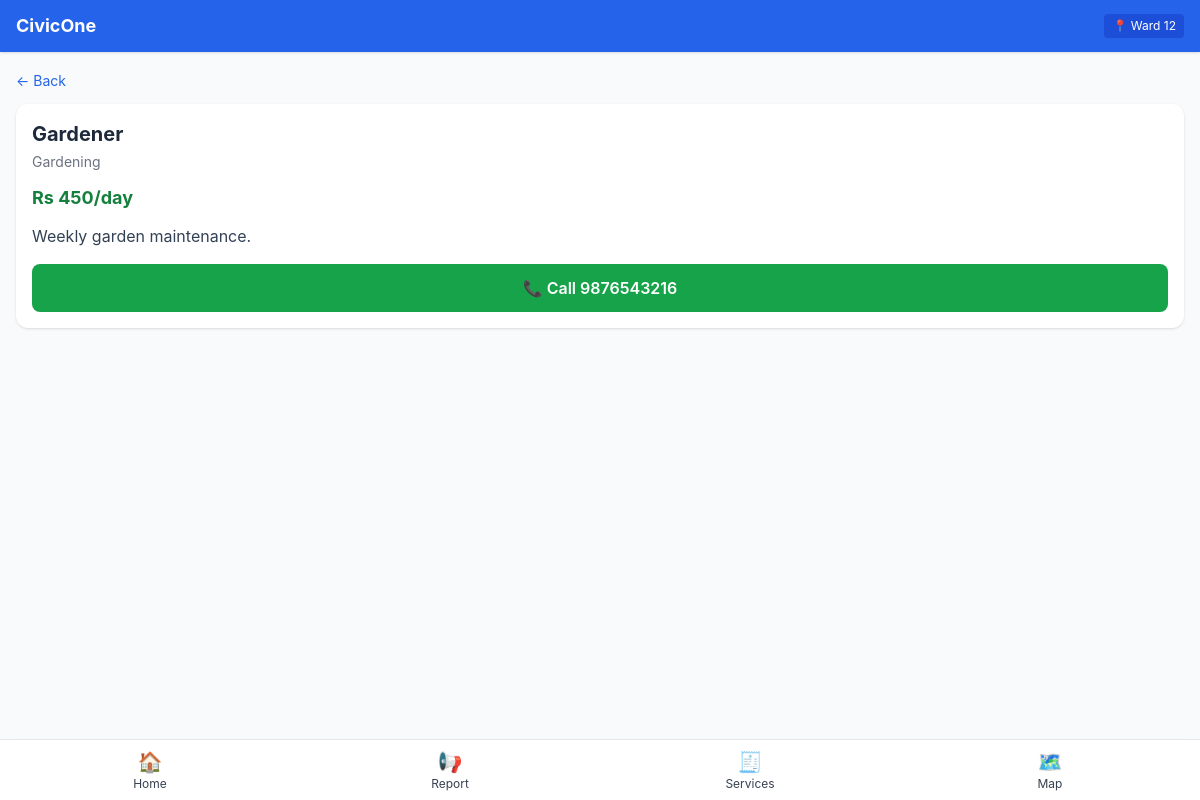
The page /jobs/7 on the database its author committed.
### tables this page shows
CREATE TABLE job (
  id INTEGER PRIMARY KEY AUTOINCREMENT,
  title TEXT,
  skill TEXT,
  wage TEXT,
  lat REAL,
  lng REAL,
  contact TEXT,
  description TEXT,
  posted_at TIMESTAMP DEFAULT CURRENT_TIMESTAMP
);

### app.py (the view)
@app.route("/jobs/<int:jid>")
def job_detail(jid):
    db = get_db()
    j = db.execute("SELECT * FROM job WHERE id=?", (jid,)).fetchone()
    db.close()
    if not j:
        return "Not found", 404
    return render_template("job_detail.html", j=j)

### app.py (called while the page is built)
def get_db():
    conn = sqlite3.connect(DB_PATH)
    conn.row_factory = sqlite3.Row
    return conn

### templates/job_detail.html
{% extends "base_mobile.html" %}
{% block content %}
<div class="p-4">
  <a href="/jobs" class="text-blue-600 text-sm">← Back</a>
  <div class="bg-white rounded-xl shadow p-4 mt-3">
    <h2 class="text-xl font-bold text-slate-800">{{ j.title }}</h2>
    <div class="text-sm text-gray-500 mt-1">{{ j.skill }}</div>
    <div class="text-lg font-bold text-green-700 mt-3">{{ j.wage }}</div>
    <p class="text-slate-700 mt-3">{{ j.description }}</p>
    <a href="tel:{{ j.contact }}" class="block text-center bg-green-600 text-white p-3 rounded-lg mt-4 font-semibold tap">📞 Call {{ j.contact }}</a>
  </div>
</div>
{% endblock %}

### templates/base_mobile.html (style rules this page uses)
body { font-family: -apple-system, BlinkMacSystemFont, "Segoe UI", Roboto, sans-serif; }
.tap { min-height: 44px; }

### rows shown on the page
job: title "Gardener", skill "Gardening", wage "Rs 450/day", description "Weekly garden maintenance.", contact "9876543216"
